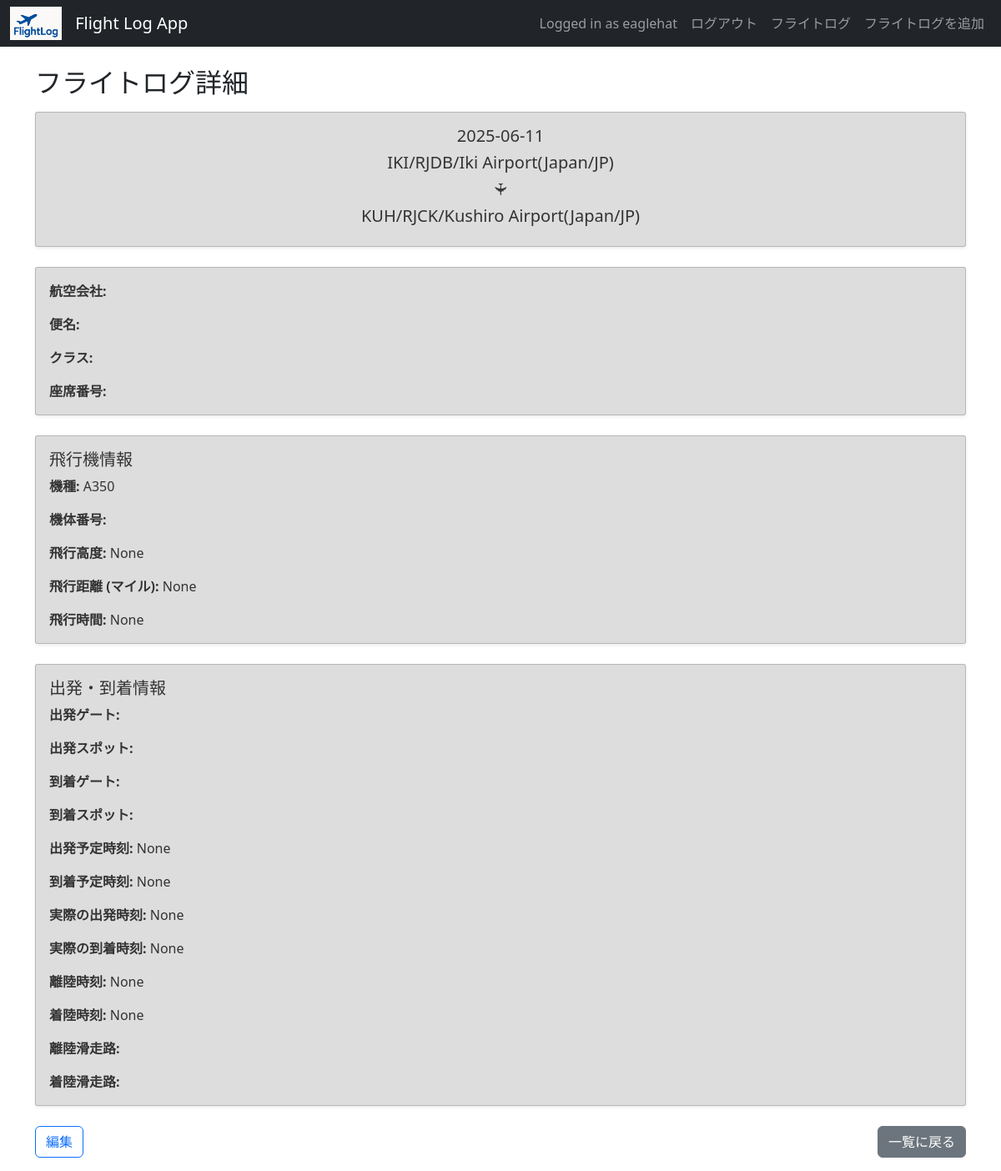
Page /13/ (signed in) on the committed database.
### flightlog/models.py (models this page shows, shortened)
class FlightLog(models.Model):
    user = models.ForeignKey(User, on_delete=models.CASCADE)
    date = models.DateField()
    departure_country = models.CharField(max_length=100, blank=True)
    departure = models.CharField(max_length=100)
    arrival_country = models.CharField(max_length=100, blank=True)
    arrival = models.CharField(max_length=100)
    aircraft_type = models.CharField(max_length=50)
    aircraft_reg = models.CharField(max_length=20, blank=True)
    notes = models.TextField(blank=True)
    image = models.ImageField(upload_to='flight_images/', blank=True, null=True)
    airline = models.CharField(max_length=50, blank=True)  # 航空会社
    flight_number = models.CharField(max_length=20, blank=True)  # 便名
    seat_class = models.CharField(max_length=20, blank=True)  # クラス (例: Economy)
    seat_number = models.CharField(max_length=10, blank=True)  # 座席番号
    departure_gate = models.CharField(max_length=10, blank=True)
    departure_spot = models.CharField(max_length=10, blank=True)
    arrival_gate = models.CharField(max_length=10, blank=True)
    arrival_spot = models.CharField(max_length=10, blank=True)
    scheduled_departure = models.DateTimeField(blank=True, null=True)
    scheduled_arrival = models.DateTimeField(blank=True, null=True)
    actual_departure = models.DateTimeField(blank=True, null=True)
    actual_arrival = models.DateTimeField(blank=True, null=True)
    takeoff_time = models.DateTimeField(blank=True, null=True)
    landing_time = models.DateTimeField(blank=True, null=True)
    takeoff_runway = models.CharField(max_length=10, blank=True)
    landing_runway = models.CharField(max_length=10, blank=True)
    flight_level = models.IntegerField(null=True, blank=True)
    total_time = models.DurationField(null=True, blank=True)
    flight_miles = models.IntegerField(null=True, blank=True)

### flightlog/views.py (the view)
# urls.py: path('<int:pk>/', views.flight_log_detail, name='flight_log_detail'),
@login_required
def flight_log_detail(request, pk):
    log = get_object_or_404(FlightLog, pk=pk)
    return render(request, 'flightlog/flight_log_detail.html', {'log': log})

### flightlog/templates/flightlog/flight_log_detail.html (shortened to what this page needs)
{% extends 'base.html' %}
{% load static %}
{% block extrahead %}
    <link href="{% static 'css/detail.css' %}" rel="stylesheet">
{% endblock extrahead %}
{% block content %}
<div class="container mt-4">
  <h2 class="mb-3">フライトログ詳細</h2>
  <div class="card mb-4 shadow-sm">
    <div class="card-body">
      <h5 class="card-title text-center">{{ log.date|date:"Y-m-d" }}</h5>
      <h5 class="card-title text-center">{{ log.departure }}({{ log.departure_country }})</h5>
      <h5 class="card-title airplane-icon text-center">✈︎</h5>
      <h5 class="card-title text-center">{{ log.arrival }}({{ log.arrival_country }})</h5>
    </div>
  </div>
  <div class="card mb-4 shadow-sm">
    <div class="card-body">
      <p class="card-text"><strong>航空会社:</strong> {{ log.airline }}</p>
      <p class="card-text"><strong>便名:</strong> {{ log.flight_number }}</p>
      <p class="card-text"><strong>クラス:</strong> {{ log.seat_class }}</p>
      <p class="card-text"><strong>座席番号:</strong> {{ log.seat_number }}</p>
    </div>
  </div>
  <div class="card mb-4 shadow-sm">
    <div class="card-body">
      <h5 class="card-title">飛行機情報</h5>
      <p class="card-text"><strong>機種:</strong> {{ log.aircraft_type }}</p>
      <p class="card-text"><strong>機体番号:</strong> {{ log.aircraft_reg }}</p>
      <p class="card-text"><strong>飛行高度:</strong> {{ log.flight_level }}</p>
      <p class="card-text"><strong>飛行距離 (マイル):</strong> {{ log.flight_miles }}</p>
      <p class="card-text"><strong>飛行時間:</strong> {{ log.total_time }}</p>
    </div>
  </div>
  <div class="card mb-4 shadow-sm">
    <div class="card-body">
      <h5 class="card-title">出発・到着情報</h5>
      <p class="card-text"><strong>出発ゲート:</strong> {{ log.departure_gate }}</p>
      <p class="card-text"><strong>出発スポット:</strong> {{ log.departure_spot }}</p>
      <p class="card-text"><strong>到着ゲート:</strong> {{ log.arrival_gate }}</p>
      <p class="card-text"><strong>到着スポット:</strong> {{ log.arrival_spot }}</p>
      <p class="card-text"><strong>出発予定時刻:</strong> {{ log.scheduled_departure }}</p>
      <p class="card-text"><strong>到着予定時刻:</strong> {{ log.scheduled_arrival }}</p>
      <p class="card-text"><strong>実際の出発時刻:</strong> {{ log.actual_departure }}</p>
      <p class="card-text"><strong>実際の到着時刻:</strong> {{ log.actual_arrival }}</p>
      <p class="card-text"><strong>離陸時刻:</strong> {{ log.takeoff_time }}</p>
      <p class="card-text"><strong>着陸時刻:</strong> {{ log.landing_time }}</p>
      <p class="card-text"><strong>離陸滑走路:</strong> {{ log.takeoff_runway }}</p>
      <p class="card-text"><strong>着陸滑走路:</strong> {{ log.landing_runway }}</p>
    </div>
  </div>
  <div class="d-flex justify-content-between mb-3">
    <a href="{% url 'edit_log' log.pk %}" class="btn btn-outline-primary">編集</a>
    <a href="{% url 'log_list' %}" class="btn btn-secondary">一覧に戻る</a>
  </div>
</div>
{% endblock %}

### templates/base.html (shortened to what this page needs)
{% load static %}
<!DOCTYPE html>
<html lang="ja">
<head>
    <link href="https://cdn.jsdelivr.net/npm/bootstrap@5.2.0-beta1/dist/css/bootstrap.min.css" rel="stylesheet">
    <link href="https://cdn.jsdelivr.net/npm/select2@4.1.0-rc.0/dist/css/select2.min.css" rel="stylesheet" />
    <link href="{% static 'css/style.css' %}" rel="stylesheet">
    {% block extrahead %}{% endblock extrahead %}
</head>
<body>
    <nav class="navbar navbar-expand-md navbar-dark bg-dark">
        <div class="container-fluid">
            <img src="{% static 'images/flightlog_logo.png' %}" alt="FlightLog Logo" height="40" class="me-3">
            <a class="navbar-brand" href="http://127.0.0.1:8000/">Flight Log App</a>
            <div class="collapse navbar-collapse justify-content-end" id="navbarContent">
                <ul class="navbar-nav">
                    {% if user.is_authenticated %}
                        <li class="nav-item">
                            <span class="nav-link">Logged in as {{ user.username }}</span>
                        </li>
                        <li class="nav-item">
                            <a class="nav-link" href="{% url 'logout' %}">ログアウト</a>
                        </li>
                        <li class="nav-item">
                            <a class="nav-link" href="{% url 'log_list' %}">フライトログ</a>
                        </li>
                        <li class="nav-item">
                            <a class="nav-link" href="{% url 'add_log' %}">フライトログを追加</a>
                        </li>
                    {% else %}
                        <li class="nav-item">
                            <a class="nav-link" href="{% url 'login' %}">Login</a>
                        </li>
                    {% endif %}
                </ul>
            </div>
        </div>
    </nav>
    <div class="container-fluid mt-4">
        {% block content %}
        {% endblock %}
    </div>
</body>
</html>

### flightlog/static/css/style.css (style rules this page uses)
.card { color: #333333; background-color: #dddddd; border-radius: 3px; box-shadow: 10px 10px 0px 0px rgba(0, 0, 0, 0.4); }

### flightlog/static/css/detail.css (style rules this page uses)
.airplane-icon { transform:rotate(90deg); }

### rows in the picture
FlightLog: date "2025-06-11", departure "IKI/RJDB/Iki Airport", departure_country "Japan/JP", arrival "KUH/RJCK/Kushiro Airport", arrival_country "Japan/JP", aircraft_type "A350", flight_level "None", flight_miles "None", total_time "None", scheduled_departure "None", scheduled_arrival "None", actual_departure "None", actual_arrival "None", takeoff_time "None", landing_time "None"

### other values in the picture
{{ user.username }} "eaglehat"
